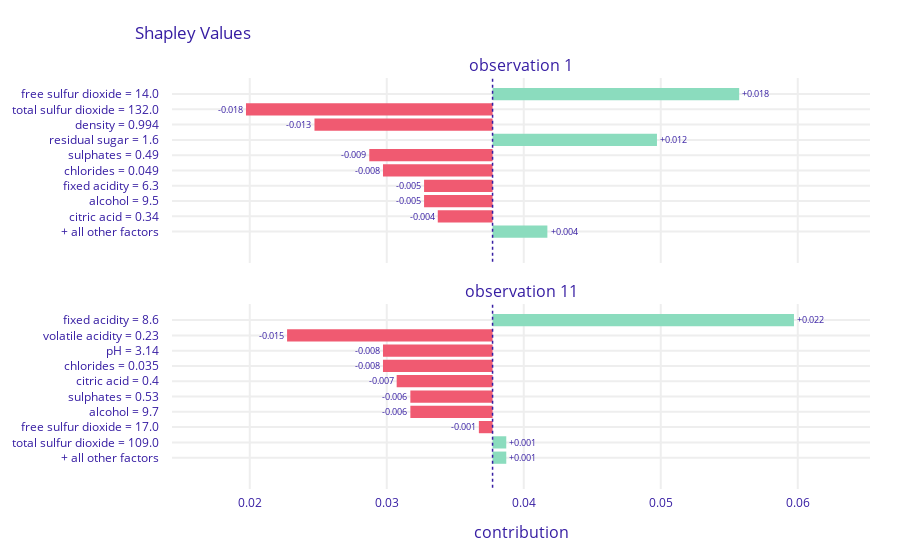

Write notebook code for a chart like this one.
### Code cell
seed = 44

shap_attributions = [
    explainers_dalex['Forest'].predict_parts(obs, type="shap", label=f'observation {obs_id}', random_state=seed)
    for obs_id, obs in zip(indexes, X_sample.values)
]
shap_attributions[0].plot(shap_attributions[1:])

### Figure 1 — Plotly figure (JSON) as saved in the notebook; plotly's stock layout.template omitted (floating-point values rounded to 4 significant figures)
{"data": [{"base": 0.03773, "hoverinfo": "text", "hoverlabel": {"bgcolor": "rgba(0, 0, 0, 0.8)"}, "hovertext": ["Average response: 0.038<br>Prediction: 0.01<br>free sulfur dioxide = 14.0<br>increases average response <br>by 0.018", "Average response: 0.038<br>Prediction: 0.01<br>total sulfur dioxide = 132.0<br>decreases average response <br>by 0.018", "Average response: 0.038<br>Prediction: 0.01<br>density = 0.994<br>decreases average response <br>by 0.013", "Average response: 0.038<br>Prediction: 0.01<br>residual sugar = 1.6<br>increases average response <br>by 0.012", "Average response: 0.038<br>Prediction: 0.01<br>sulphates = 0.49<br>decreases average response <br>by 0.009", "Average response: 0.038<br>Prediction: 0.01<br>chlorides = 0.049<br>decreases average response <br>by 0.008", "Average response: 0.038<br>Prediction: 0.01<br>fixed acidity = 6.3<br>decreases average response <br>by 0.005", "Average response: 0.038<br>Prediction: 0.01<br>alcohol = 9.5<br>decreases average response <br>by 0.005", "Average response: 0.038<br>Prediction: 0.01<br>citric acid = 0.34<br>decreases average response <br>by 0.004", "Average response: 0.038<br>Prediction: 0.01<br>+ all other factors<br>increases average response <br>by 0.004"], "marker": {"color": ["#8bdcbe", "#f05a71", "#f05a71", "#8bdcbe", "#f05a71", "#f05a71", "#f05a71", "#f05a71", "#f05a71", "#8bdcbe"]}, "orientation": "h", "showlegend": false, "text": ["+0.018", "-0.018", "-0.013", "+0.012", "-0.009", "-0.008", "-0.005", "-0.005", "-0.004", "+0.004"], "textposition": "outside", "type": "bar", "x": [0.018, -0.018, -0.013, 0.012, -0.009, -0.008, -0.005, -0.005, -0.004, 0.004], "xaxis": "x", "y": ["free sulfur dioxide = 14.0", "total sulfur dioxide = 132.0", "density = 0.994", "residual sugar = 1.6", "sulphates = 0.49", "chlorides = 0.049", "fixed acidity = 6.3", "alcohol = 9.5", "citric acid = 0.34", "+ all other factors"], "yaxis": "y"}, {"base": 0.03773, "hoverinfo": "text", "hoverlabel": {"bgcolor": "rgba(0, 0, 0, 0.8)"}, "hovertext": ["Average response: 0.038<br>Prediction: 0.01<br>fixed acidity = 8.6<br>increases average response <br>by 0.022", "Average response: 0.038<br>Prediction: 0.01<br>volatile acidity = 0.23<br>decreases average response <br>by 0.015", "Average response: 0.038<br>Prediction: 0.01<br>pH = 3.14<br>decreases average response <br>by 0.008", "Average response: 0.038<br>Prediction: 0.01<br>chlorides = 0.035<br>decreases average response <br>by 0.008", "Average response: 0.038<br>Prediction: 0.01<br>citric acid = 0.4<br>decreases average response <br>by 0.007", "Average response: 0.038<br>Prediction: 0.01<br>sulphates = 0.53<br>decreases average response <br>by 0.006", "Average response: 0.038<br>Prediction: 0.01<br>alcohol = 9.7<br>decreases average response <br>by 0.006", "Average response: 0.038<br>Prediction: 0.01<br>free sulfur dioxide = 17.0<br>decreases average response <br>by 0.001", "Average response: 0.038<br>Prediction: 0.01<br>total sulfur dioxide = 109.0<br>increases average response <br>by 0.001", "Average response: 0.038<br>Prediction: 0.01<br>+ all other factors<br>increases average response <br>by 0.001"], "marker": {"color": ["#8bdcbe", "#f05a71", "#f05a71", "#f05a71", "#f05a71", "#f05a71", "#f05a71", "#f05a71", "#8bdcbe", "#8bdcbe"]}, "orientation": "h", "showlegend": false, "text": ["+0.022", "-0.015", "-0.008", "-0.008", "-0.007", "-0.006", "-0.006", "-0.001", "+0.001", "+0.001"], "textposition": "outside", "type": "bar", "x": [0.022, -0.015, -0.008, -0.008, -0.007, -0.006, -0.006, -0.001, 0.001, 0.001], "xaxis": "x2", "y": ["fixed acidity = 8.6", "volatile acidity = 0.23", "pH = 3.14", "chlorides = 0.035", "citric acid = 0.4", "sulphates = 0.53", "alcohol = 9.7", "free sulfur dioxide = 17.0", "total sulfur dioxide = 109.0", "+ all other factors"], "yaxis": "y2"}], "layout": {"annotations": [{"font": {"size": 16}, "showarrow": false, "text": "observation 1", "x": 0.5, "xanchor": "center", "xref": "paper", "y": 1, "yanchor": "bottom", "yref": "paper"}, {"font": {"size": 16}, "showarrow": false, "text": "observation 11", "x": 0.5, "xanchor": "center", "xref": "paper", "y": 0.45, "yanchor": "bottom", "yref": "paper"}, {"font": {"size": 16}, "showarrow": false, "text": "contribution", "x": 0.5, "xanchor": "center", "xref": "paper", "y": 0, "yanchor": "top", "yref": "paper", "yshift": -30}], "autosize": true, "font": {"color": "#371ea3"}, "margin": {"b": 71, "r": 30, "t": 78}, "shapes": [{"line": {"color": "#371ea3", "dash": "dot", "width": 1.5}, "type": "line", "x0": 0.03773, "x1": 0.03773, "xref": "x", "y0": -1, "y1": 11, "yref": "y"}, {"line": {"color": "#371ea3", "dash": "dot", "width": 1.5}, "type": "line", "x0": 0.03773, "x1": 0.03773, "xref": "x2", "y0": -1, "y1": 11, "yref": "y2"}], "title": {"text": "Shapley Values", "x": 0.15}, "xaxis": {"anchor": "y", "automargin": true, "domain": [0, 1], "fixedrange": true, "gridwidth": 2, "matches": "x2", "range": [0.01433, 0.06528], "showticklabels": false, "tickcolor": "white", "ticklen": 3, "ticks": "outside", "type": "linear", "zeroline": false}, "xaxis2": {"anchor": "y2", "automargin": true, "domain": [0, 1], "fixedrange": true, "gridwidth": 2, "range": [0.01433, 0.06528], "tickcolor": "white", "ticklen": 3, "ticks": "outside", "type": "linear", "zeroline": false}, "yaxis": {"anchor": "x", "automargin": true, "autorange": true, "domain": [0.55, 1], "fixedrange": true, "gridwidth": 2, "range": [11.04, -1.039], "tickcolor": "white", "ticklen": 10, "ticks": "outside", "type": "category"}, "yaxis2": {"anchor": "x2", "automargin": true, "autorange": true, "domain": [0, 0.45], "fixedrange": true, "gridwidth": 2, "range": [11.04, -1.039], "tickcolor": "white", "ticklen": 10, "ticks": "outside", "type": "category"}}}
